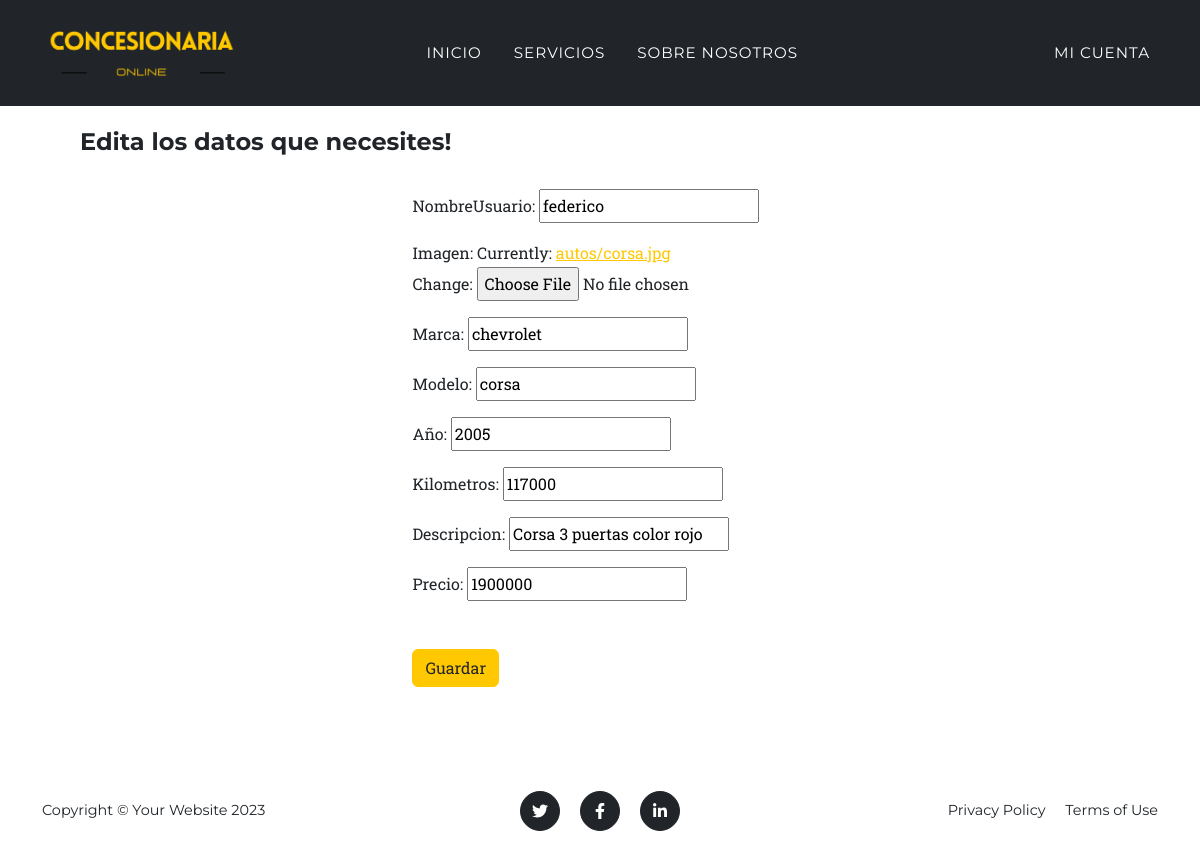
Page /app-stock/editarPublicacion/1/ (signed in) on the committed database.
### AppStock/models.py (models this page shows, shortened)
class Autos(models.Model):
    nombreUsuario= models.CharField(max_length=50)
    imagen= models.ImageField(upload_to='autos', null=False)
    marca= models.CharField(max_length=20)
    modelo= models.CharField(max_length=20)
    año= models.IntegerField()
    kilometros= models.IntegerField()
    descripcion= models.CharField(max_length=250)
    precio= models.IntegerField()

### AppStock/views.py (the view)
# urls.py: path('editarPublicacion/<pk>/', editarPublicacion.as_view(), name='editarPublicacion'),
class editarPublicacion(LoginRequiredMixin,UpdateView):
    model = Autos
    template_name = "editarPublicacion.html"
    fields= ('__all__')
    success_url= '/app-stock/compra/'
    context_object_name='auto'

### AppStock/templates/editarPublicacion.html
{% extends 'padre.html' %}
{% load static %}
{% block contenidoQueCambia %}
    <div class="saludoEditarPublicacion" >
        <h4>Edita los datos que necesites!</h4>
    </div>
    <Div class="divEditarPublicacion">
        <form action="{% url 'editarPublicacion' auto.id %}" method="POST">{% csrf_token %}
            {{form.as_p}}
            <button type="submit" class="btn btn-primary btn-s text-dark"> Guardar </button>
        </form>
    </div>
{% endblock contenidoQueCambia %}

### rows in the picture
Autos: nombreUsuario "federico", marca "chevrolet", modelo "corsa", año "2005", kilometros "117000", descripcion "Corsa 3 puertas color rojo", precio "1900000"
